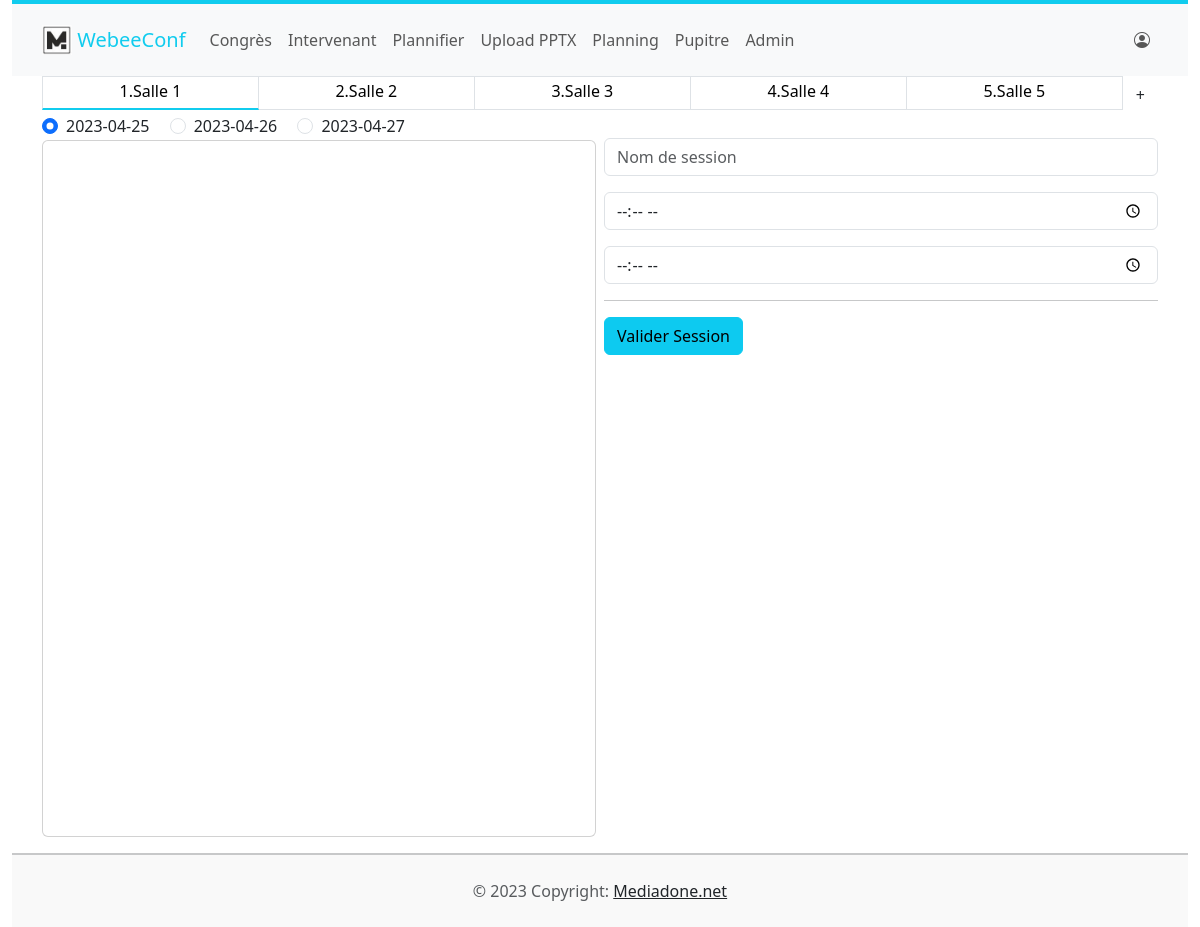
Before: /planning/create with the older database file.
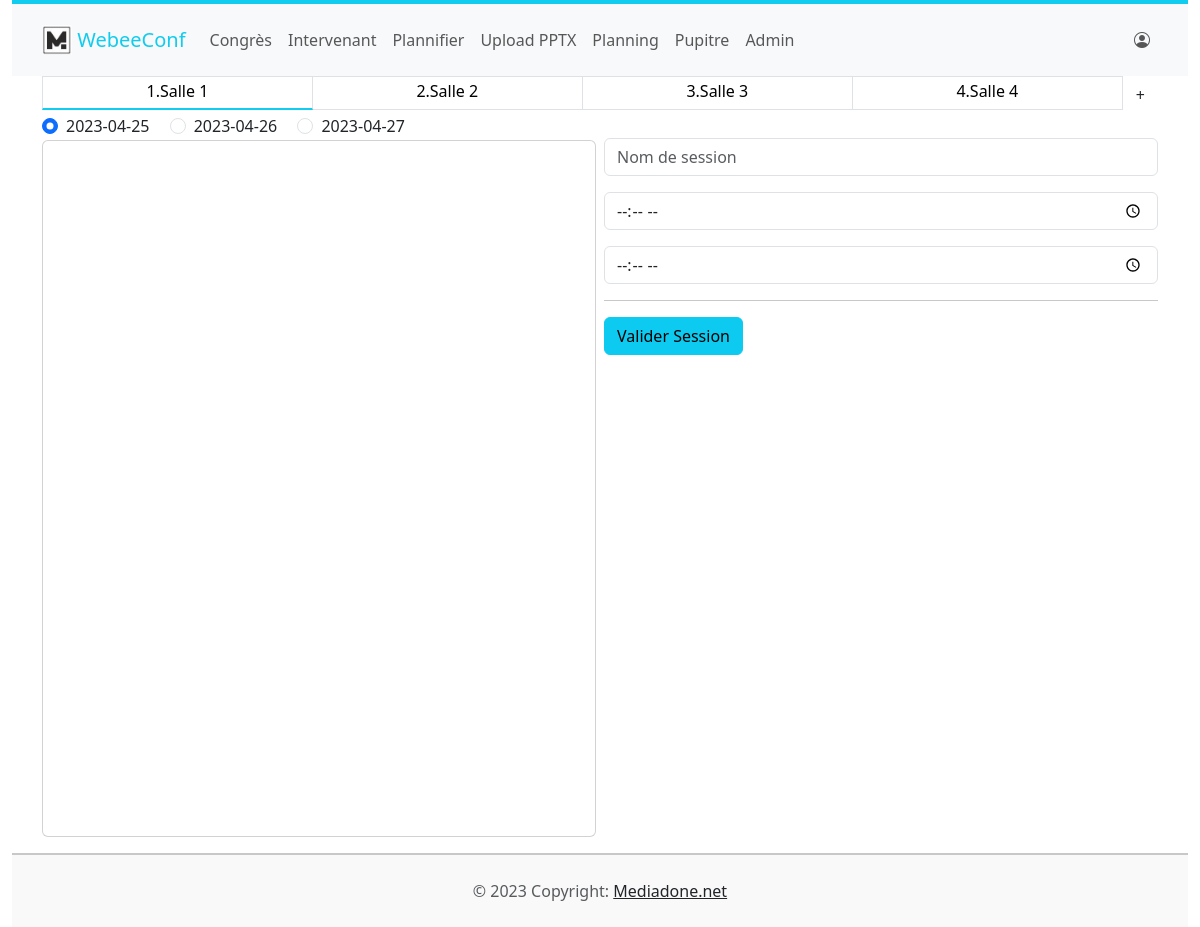
After: the same page with the newer database file.
### planning/models.py (models this page shows, shortened)
class Room(models.Model):
	congress = models.ForeignKey(Congress, related_name="event_conf_name", on_delete=models.CASCADE)
	name = models.CharField(max_length=250)
	number = models.SmallIntegerField(default=1)  # numero de la salle pour cle du live
	inprogress = models.CharField(max_length=250, blank=True) # titre presentation en cours dans l'attente

class Day(models.Model):
    congress = models.ForeignKey(Congress, related_name="confs_days", on_delete=models.CASCADE)
    date = models.CharField(primary_key=True, max_length=24) #primary_key=True

### planning/views.py (the view)
# urls.py: path('create', views.create, name='create'),
def create(request):
    congres = Congress.objects.get()
    rooms = Room.objects.filter(congress__pk=congres.pk)
    days = Day.objects.filter(congress__pk=congres.pk)
    pform = PresentationForm()
    sform = SessionForm()
    return render(request, "Planning/create.html", {'rooms': rooms,'days': days,"sess_form":sform, "pres_form":pform})

### planning/forms.py
class SessionForm(forms.Form):
    id = forms.CharField(label='', initial=-1,widget=forms.TextInput(attrs={'type': 'hidden', 'id':"sess_id"}) )
    name = forms.CharField(label='',widget=forms.TextInput(attrs={'placeholder': 'Nom de session', 'id':"sess_name"}) )
    date1 = forms.CharField(label='',widget=forms.TimeInput(attrs={'type': 'time','format':'%H:%M','placeholder': 'Heure de début', 'id':"sess_time1"}) )
    date2 = forms.CharField(label='',widget=forms.TimeInput(attrs={'type': 'time','format':'%H:%M','placeholder': 'Heure de fin', 'id':"sess_time2"}) )

### planning/models.py (called while the page is built)
    def __str__(self):
        return f'{self.nom} {self.prenom}'

### planning/templates/planning/create.html (shortened to what this page needs)
{% extends 'planning/base.html' %}
{% load static %}
{% block body %}
{% load crispy_forms_tags %}
<div class="row">
  <div class="col-md-12">
    <div class="list-group list-group-horizontal">
      <div class="list-group list-group-horizontal" id="rooms">
        {% for room in rooms %}
        <a href="javascript:setRoomLive('{{room.number}}', '{{room.id}}', '{{ rooms|length }}', '{{room.moderator.id}}')"
          class="list-group-item list-group-item-action text-center rounded-0"
          style=" border-bottom: 2px solid #1ce; height: 34px; padding: 2px 7px;" id="room_id{{ forloop.counter }}">
          {{room.number}}.{{room.name}}</a>
        {% empty %}
        <p> Désolé, pas de salles disponibles !</p>
        {% endfor %}
      </div>
      <button id="add_room" class="btn">+</button>
    </div>
  </div>
  <br>
</div>
<div class="container-fluid  p-0">
  <div class="row g-2">
    <div class="col-md-6">
      {% for day in days %}
      <div class="form-check form-check-inline">
        <input class="form-check-input" type="radio" name="radio_dates" id="radio_dates" value={{day.date}}
          onclick="setDate('{{day.date}}')">
        <label class="form-check-label" for="inlineRadio1">{{day.date}}</label>
      </div>
      {% endfor %}
      <div class="card">
        <div class="card-body" data-mdb-perfect-scrollbar="true"
          style="padding-right:0; padding-left:0; height:695px; overflow-y: scroll;">
        </div>
      </div>
    </div>
    <div class="col-md-6">
      <br>
      <div id="form_sess">
        {{ sess_form|crispy }}
        <hr>
        <button class="btn btn-info" id="sess_submit">Valider Session</button>
      </div>
    </div>
  </div>
</div>
{% endblock %}

Changed rows visible on the page:
removed Room: number "5", name "Salle 5"
